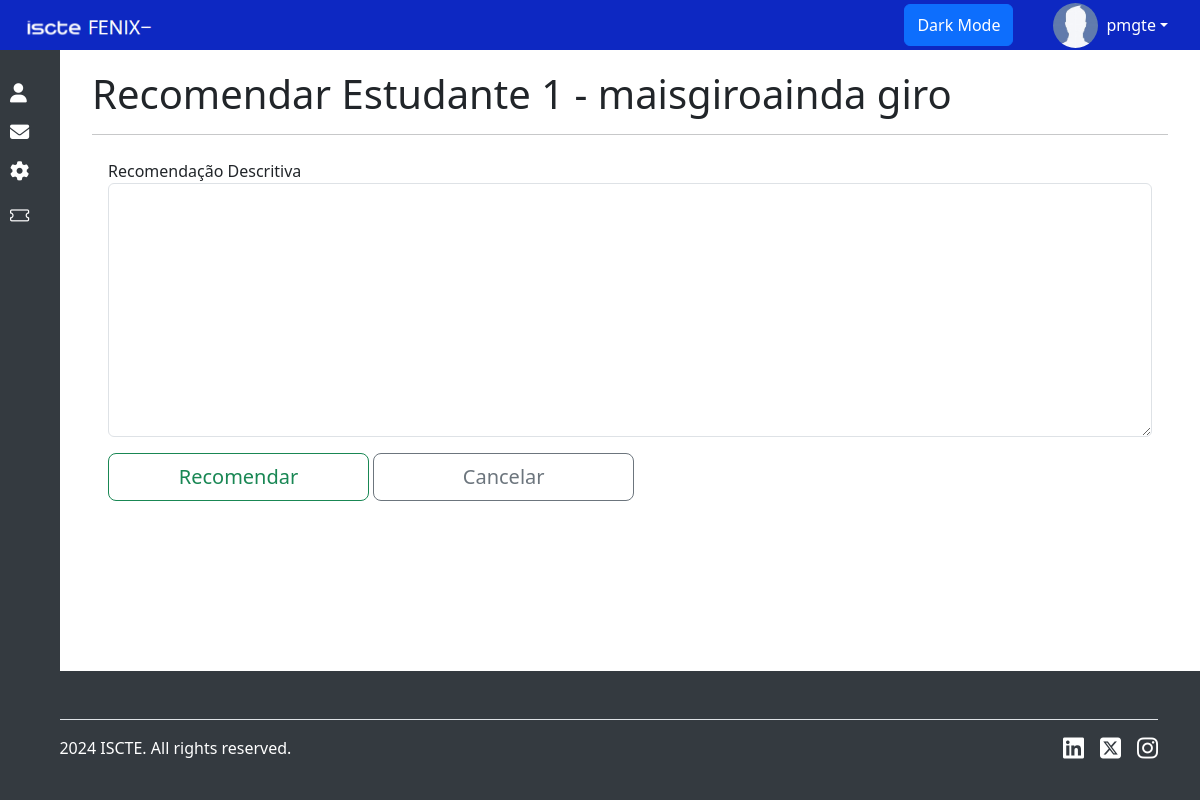
Before: /Vitae/CV/Recomendar/1 (signed in) with the older database file.
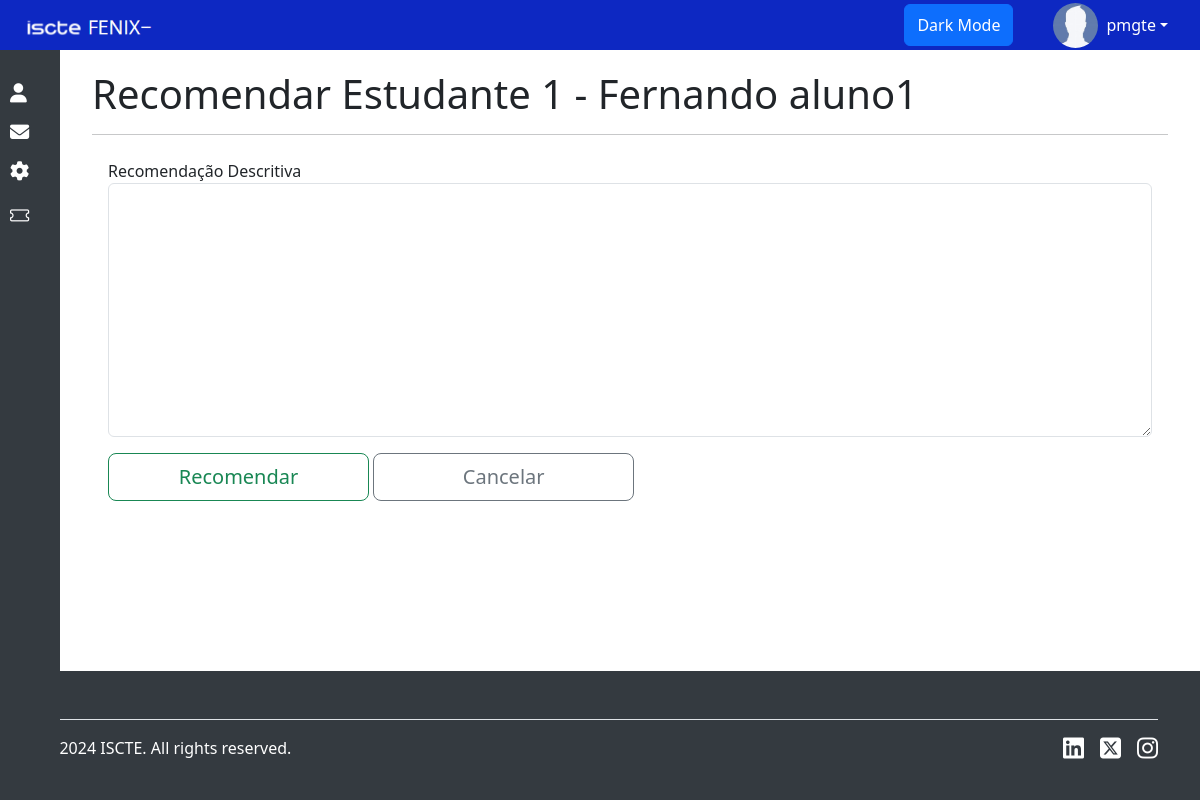
After: the same page with the newer database file.
### Vitae/models.py (models this page shows, shortened)
class Aluno(models.Model):
    numeroAluno = models.IntegerField(primary_key=True)
    foto = models.ImageField(upload_to='alunos', default='', blank=True)
    curso = models.ForeignKey(Curso, on_delete=models.CASCADE)
    user = models.OneToOneField(User, on_delete=models.CASCADE)
    telefone = models.IntegerField(blank=True, null=True)
    morada = models.CharField(max_length=20, blank=True, null=True)
    instagram = models.CharField(max_length=20, blank=True, null=True)
    github = models.CharField(max_length=20, blank=True, null=True)
    facebook = models.CharField(max_length=20, blank=True, null=True)
    data_de_nascimento = models.DateField(blank=True, null=True)

### Vitae/views.py (the view)
# urls.py: path('CV/Recomendar/<int:numeroAluno>', views.recomendar, name='recomendar'),
@user_passes_test(is_professor, login_url=reverse_lazy('index'))
def recomendar(request, numeroAluno):
    try:
        aluno = Aluno.objects.get(numeroAluno=numeroAluno)
        if request.method == 'POST':
            recomendacao = request.POST.get('recomendacao')
            professor = Professor.objects.get(user=request.user)
            Recomendacao.objects.create(aluno=aluno, descricao=recomendacao, professor=professor)
            messages.success(request, 'Recomendação feita com sucesso')
            return HttpResponseRedirect(reverse('Vitae:cv', args=[aluno.user.username]))
        else:
            return render(request, 'Vitae/recomendar.html', {'aluno': aluno})
    except KeyError:
        messages.warning(request, "Ocorreu um erro durante o seu pedido")
        return HttpResponseRedirect(reverse('FenixMenos'))

### FenixMenos/views.py (called while the page is built)
def is_professor(user):
    return user.is_authenticated and Professor.objects.filter(user=user).exists()

### Templates/Vitae/recomendar.html (shortened to what this page needs)
{% extends "skeleton.html" %}
{% load static %}
{% block content %}
    <div id="page-content-wrapper">
        <div class="container-fluid">
            <h2 class="display-6 pb-2"> Recomendar Estudante {{ aluno.numeroAluno }} - {{ aluno.user.get_full_name }} </h2>
            <hr class="my-2">
            <div class="container p-3">
                <form method="post">
                    <div class="form-group mb-3">
                        <label for="floatingTextarea2"> Recomendação Descritiva </label>
                        <textarea id="floatingTextarea2" class="form-control" name="recomendacao" rows="10" required></textarea>
                    </div>
                    <div class="form-group mb-3">
                        <button class="w-25 btn btn-outline-success btn-lg" type="submit"> Recomendar </button>
                        <a href="{% url 'Vitae:cv' aluno.user.username %}" class="w-25 btn btn-outline-secondary btn-lg"> Cancelar </a>
                    </div>
                </form>
            </div>
        </div>
    </div>
{% endblock %}

Changed rows visible on the page:
changed Aluno id 1: user.get_full_name "maisgiroainda giro" → "Fernando aluno1"
